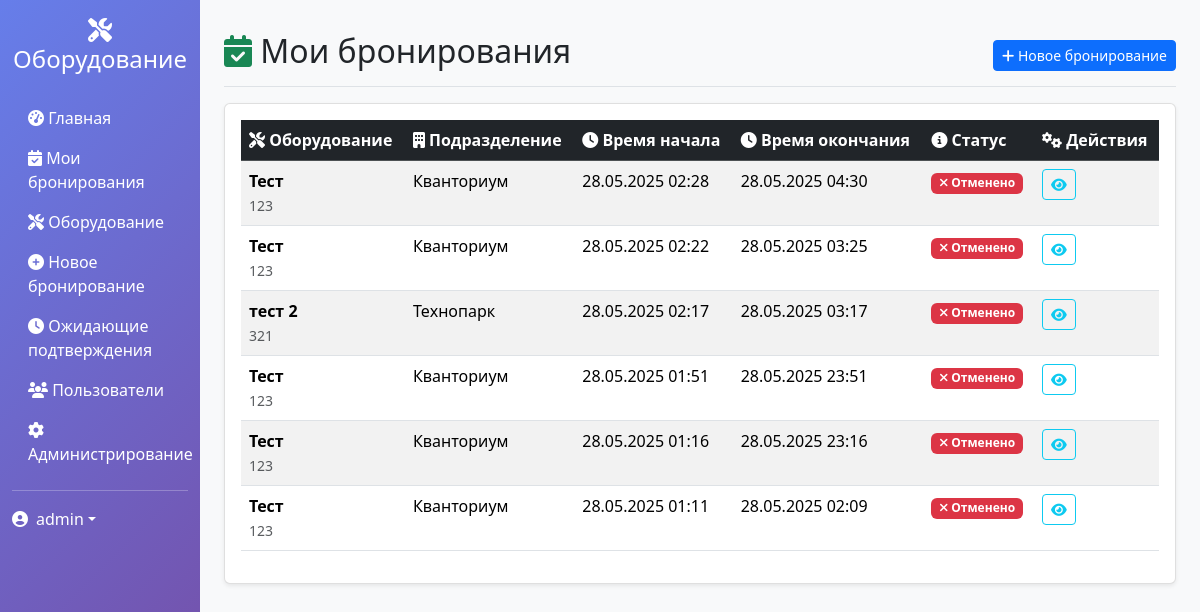
The app's page /my-bookings/ (signed in) with its own data.
### booking/models.py (models this page shows, shortened)
class User(AbstractUser):
    ROLE_CHOICES = [
        ('admin', 'Администратор'),
        ('moderator', 'Модератор'),
        ('user', 'Пользователь'),
    ]
    role = models.CharField(
        max_length=20,
        choices=ROLE_CHOICES,
        default='user',
        verbose_name="Роль"
    )
    department = models.ForeignKey(
        Department,
        on_delete=models.CASCADE,
        null=True,
        blank=True,
        verbose_name="Основное подразделение"
    )
    telegram_key = models.CharField(
        max_length=32,
        unique=True,
        blank=True,
        verbose_name="Ключ для Telegram"
    )
    telegram_chat_id = models.BigIntegerField(
        null=True,
        blank=True,
        verbose_name="Telegram Chat ID"
    )
    phone = models.CharField(
        max_length=20,
        blank=True,
        verbose_name="Телефон"
    )
    class Meta:
        verbose_name = "Пользователь"
        verbose_name_plural = "Пользователи"

class Booking(models.Model):
    STATUS_CHOICES = [
        ('pending', 'Ожидает подтверждения'),
        ('approved', 'Подтверждено'),
        ('active', 'Активно'),
        ('completed', 'Завершено'),
        ('cancelled', 'Отменено'),
        ('rejected', 'Отклонено'),
    ]
    user = models.ForeignKey(
        User,
        on_delete=models.CASCADE,
        verbose_name="Пользователь"
    )
    equipment = models.ForeignKey(
        Equipment,
        on_delete=models.CASCADE,
        verbose_name="Оборудование"
    )
    start_time = models.DateTimeField(verbose_name="Время начала")
    end_time = models.DateTimeField(verbose_name="Время окончания")
    status = models.CharField(
        max_length=20,
        choices=STATUS_CHOICES,
        default='pending',
        verbose_name="Статус"
    )
    purpose = models.TextField(verbose_name="Цель использования")
    notes = models.TextField(blank=True, verbose_name="Примечания")
    is_recurring = models.BooleanField(default=False, verbose_name="Повторяющееся")
    recurrence_pattern = models.JSONField(
        null=True,
        blank=True,
        verbose_name="Шаблон повторения"
    )
    parent_booking = models.ForeignKey(
        'self',
        on_delete=models.CASCADE,
        null=True,
        blank=True,
        verbose_name="Родительское бронирование"
    )
    created_at = models.DateTimeField(auto_now_add=True)
    updated_at = models.DateTimeField(auto_now=True)
    approved_by = models.ForeignKey(
        User,
        on_delete=models.SET_NULL,
        null=True,
        blank=True,
        related_name='approved_bookings',
        verbose_name="Подтвердил"
    )
    approved_at = models.DateTimeField(null=True, blank=True)
    class Meta:
        verbose_name = "Бронирование"
        verbose_name_plural = "Бронирования"
        ordering = ['-created_at']
    @property
    def can_be_extended(self):
        return self.status == 'active' and self.end_time > datetime.now()

class Equipment(models.Model):
    name = models.CharField(max_length=200, verbose_name="Название")
    description = models.TextField(blank=True, verbose_name="Описание")
    category = models.ForeignKey(
        EquipmentCategory,
        on_delete=models.CASCADE,
        verbose_name="Категория"
    )
    department = models.ForeignKey(
        Department,
        on_delete=models.CASCADE,
        verbose_name="Подразделение"
    )
    inventory_number = models.CharField(
        max_length=50,
        unique=True,
        verbose_name="Инвентарный номер"
    )
    location = models.CharField(
        max_length=200,
        blank=True,
        verbose_name="Местоположение"
    )
    is_active = models.BooleanField(default=True, verbose_name="Активно")
    created_at = models.DateTimeField(auto_now_add=True)
    updated_at = models.DateTimeField(auto_now=True)
    class Meta:
        verbose_name = "Оборудование"
        verbose_name_plural = "Оборудование"
        ordering = ['name']

class Department(models.Model):
    name = models.CharField(max_length=100, verbose_name="Название")
    code = models.CharField(max_length=20, unique=True, verbose_name="Код")
    description = models.TextField(blank=True, verbose_name="Описание")
    created_at = models.DateTimeField(auto_now_add=True)
    class Meta:
        verbose_name = "Подразделение"
        verbose_name_plural = "Подразделения"
        ordering = ['name']

### booking/views.py (the view)
# urls.py: path('my-bookings/', views.my_bookings, name='my_bookings'),
@login_required
def my_bookings(request):
    bookings = Booking.objects.filter(
        user=request.user
    ).select_related('equipment', 'equipment__department').order_by('-start_time')
    context = {
        'bookings': bookings,
    }
    return render(request, 'booking/my_bookings.html', context)

### booking/templates/booking/my_bookings.html (shortened to what this page needs)
{% extends 'booking/base.html' %}
{% block content %}
<div class="d-flex justify-content-between flex-wrap flex-md-nowrap align-items-center pt-3 pb-2 mb-3 border-bottom">
    <h1 class="h2">
        <i class="fas fa-calendar-check text-success"></i>
        Мои бронирования
    </h1>
    <div class="btn-toolbar mb-2 mb-md-0">
        <a href="{% url 'create_booking' %}" class="btn btn-sm btn-primary">
            <i class="fas fa-plus"></i> Новое бронирование
        </a>
    </div>
</div>
<div class="card">
    <div class="card-body">
        <div class="table-responsive">
            <table class="table table-striped table-hover">
                <thead class="table-dark">
                    <tr>
                        <th><i class="fas fa-tools"></i> Оборудование</th>
                        <th><i class="fas fa-building"></i> Подразделение</th>
                        <th><i class="fas fa-clock"></i> Время начала</th>
                        <th><i class="fas fa-clock"></i> Время окончания</th>
                        <th><i class="fas fa-info-circle"></i> Статус</th>
                        <th><i class="fas fa-cogs"></i> Действия</th>
                    </tr>
                </thead>
                <tbody>
                    {% for booking in bookings %}
                    <tr>
                        <td>
                            <strong>{{ booking.equipment.name }}</strong>
                            <br><small class="text-muted">{{ booking.equipment.inventory_number }}</small>
                        </td>
                        <td>{{ booking.equipment.department.name }}</td>
                        <td>{{ booking.start_time|date:"d.m.Y H:i" }}</td>
                        <td>{{ booking.end_time|date:"d.m.Y H:i" }}</td>
                        <td>
                            {% if booking.status == 'pending' %}
                                <span class="badge bg-warning"><i class="fas fa-clock"></i> {{ booking.get_status_display }}</span>
                            {% elif booking.status == 'approved' %}
                                <span class="badge bg-success"><i class="fas fa-check"></i> {{ booking.get_status_display }}</span>
                            {% elif booking.status == 'active' %}
                                <span class="badge bg-primary"><i class="fas fa-play"></i> {{ booking.get_status_display }}</span>
                            {% elif booking.status == 'completed' %}
                                <span class="badge bg-secondary"><i class="fas fa-check-circle"></i> {{ booking.get_status_display }}</span>
                            {% elif booking.status == 'cancelled' %}
                                <span class="badge bg-danger"><i class="fas fa-times"></i> {{ booking.get_status_display }}</span>
                            {% else %}
                                <span class="badge bg-dark">{{ booking.get_status_display }}</span>
                            {% endif %}
                        </td>
                        <td>
                            <button class="btn btn-sm btn-outline-info"
                                    title="Детали"
                                    data-bs-toggle="modal"
                                    data-bs-target="#booking-modal-{{ booking.id }}">
                                <i class="fas fa-eye"></i>
                            </button>
                        </td>
                    </tr>
                    {% endfor %}
                </tbody>
            </table>
        </div>
    </div>
</div>
{% endblock %}

### booking/templates/booking/base.html (shortened to what this page needs)
<!DOCTYPE html>
<html lang="ru">
<head>
    {% load django_bootstrap5 %}
    {% bootstrap_css %}
    <link rel="stylesheet" href="https://cdnjs.cloudflare.com/ajax/libs/font-awesome/6.4.0/css/all.min.css">
</head>
<body>
    <div class="container-fluid">
        <div class="row">
            <nav class="col-md-3 col-lg-2 d-md-block sidebar collapse">
                <div class="position-sticky pt-3">
                    <div class="text-center mb-4">
                        <h4 class="text-white">
                            <i class="fas fa-tools"></i>
                            Оборудование
                        </h4>
                    </div>
                    <ul class="nav flex-column">
                        <li class="nav-item">
                            <a class="nav-link text-white" href="{% url 'dashboard' %}">
                                <i class="fas fa-tachometer-alt"></i> Главная
                            </a>
                        </li>
                        <li class="nav-item">
                            <a class="nav-link text-white" href="{% url 'my_bookings' %}">
                                <i class="fas fa-calendar-check"></i> Мои бронирования
                            </a>
                        </li>
                        <li class="nav-item">
                            <a class="nav-link text-white" href="{% url 'equipment_list' %}">
                                <i class="fas fa-tools"></i> Оборудование
                            </a>
                        </li>
                        <li class="nav-item">
                            <a class="nav-link text-white" href="{% url 'create_booking' %}">
                                <i class="fas fa-plus-circle"></i> Новое бронирование
                            </a>
                        </li>
                        {% if user.role == 'admin' or user.role == 'moderator' %}
                        <li class="nav-item">
                            <a class="nav-link text-white" href="{% url 'pending_bookings' %}">
                                <i class="fas fa-clock"></i> Ожидающие подтверждения
                            </a>
                        </li>
                        <li class="nav-item">
                            <a class="nav-link text-white" href="{% url 'user_management' %}">
                                <i class="fas fa-users"></i> Пользователи
                            </a>
                        </li>
                        {% endif %}
                        {% if user.role == 'admin' %}
                        <li class="nav-item">
                            <a class="nav-link text-white" href="/admin/">
                                <i class="fas fa-cog"></i> Администрирование
                            </a>
                        </li>
                        {% endif %}
                    </ul>
                    <hr class="text-white">
                    <div class="dropdown">
                        <a href="#" class="d-flex align-items-center text-white text-decoration-none dropdown-toggle"
                           data-bs-toggle="dropdown">
                            <i class="fas fa-user-circle me-2"></i>
                            {{ user.username }}
                        </a>
                    </div>
                </div>
            </nav>
            <main class="col-md-9 ms-sm-auto col-lg-10 px-md-4 main-content">
                <div class="pt-3 pb-2 mb-3">
                    {% block content %}
                    {% endblock %}
                </div>
            </main>
        </div>
    </div>
</body>
</html>

### booking/templates/booking/base.html (style rules this page uses)
.sidebar { min-height: 100vh; background: linear-gradient(135deg, #667eea 0%, #764ba2 100%); }
.main-content { background-color: #f8f9fa; min-height: 100vh; }
.card { box-shadow: 0 0.125rem 0.25rem rgba(0, 0, 0, 0.075); border: 1px solid rgba(0, 0, 0, 0.125); }

### records on screen
User: username "admin"
Booking: equipment.name "Тест", equipment.inventory_number "123", equipment.department.name "Кванториум", start_time "28.05.2025 02:28", end_time "28.05.2025 04:30", status "Отменено"
Booking: equipment.name "Тест", equipment.inventory_number "123", equipment.department.name "Кванториум", start_time "28.05.2025 02:22", end_time "28.05.2025 03:25", status "Отменено"
Booking: equipment.name "тест 2", equipment.inventory_number "321", equipment.department.name "Технопарк", start_time "28.05.2025 02:17", end_time "28.05.2025 03:17", status "Отменено"
Booking: equipment.name "Тест", equipment.inventory_number "123", equipment.department.name "Кванториум", start_time "28.05.2025 01:51", end_time "28.05.2025 23:51", status "Отменено"
Booking: equipment.name "Тест", equipment.inventory_number "123", equipment.department.name "Кванториум", start_time "28.05.2025 01:16", end_time "28.05.2025 23:16", status "Отменено"
Booking: equipment.name "Тест", equipment.inventory_number "123", equipment.department.name "Кванториум", start_time "28.05.2025 01:11", end_time "28.05.2025 02:09", status "Отменено"
